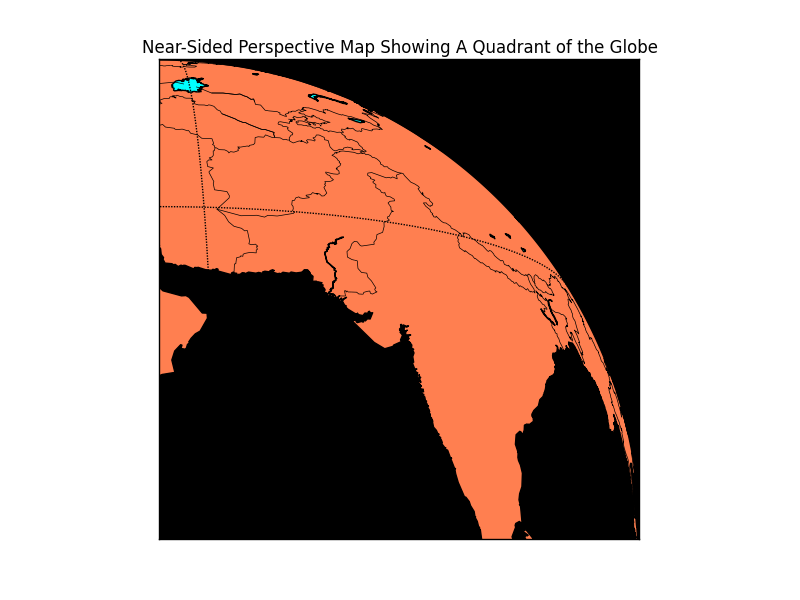

Source code (Python):
from mpl_toolkits.basemap import Basemap
import numpy as np
import matplotlib.pyplot as plt
fig = plt.figure()
# global ortho map centered on lon_0,lat_0
lat_0=10.; lon_0=57.
# altitude of camera (in km).
h = 3000.
# resolution = None means don't process the boundary datasets.
m1 = Basemap(projection='nsper',satellite_height=h*1000.,\
        lon_0=lon_0,lat_0=lat_0,resolution=None)
# add an axes with a black background
ax = fig.add_axes([0.1,0.1,0.8,0.8],axisbg='k')
# plot just upper right quadrant (corners determined from global map).
# keywords llcrnrx,llcrnry,urcrnrx,urcrnry used to define the lower
# left and upper right corners in map projection coordinates.
# llcrnrlat,llcrnrlon,ucrnrlon,urcrnrlat could be used to define
# lat/lon values of corners - but this won't work in cases such as this
# where one of the corners does not lie on the earth.
m = Basemap(projection='nsper',satellite_height=h*1000.,\
        lon_0=lon_0,lat_0=lat_0,resolution='l',\
    llcrnrx=0.,llcrnry=0.,urcrnrx=m1.urcrnrx/2.,urcrnry=m1.urcrnry/2.)
m.drawcoastlines()
m.drawmapboundary(fill_color='aqua')
m.fillcontinents(color='coral',lake_color='aqua')
m.drawcountries()
# draw parallels and meridians.
m.drawparallels(np.arange(-90.,120.,30.))
m.drawmeridians(np.arange(0.,360.,60.))
m.drawmapboundary()
plt.title('Near-Sided Perspective Map Showing A Quadrant of the Globe',\
          fontsize=12)
plt.show()
